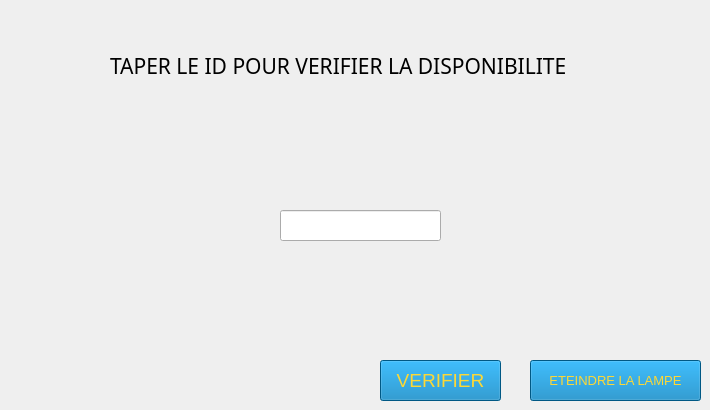
      <widget class="QWidget" name="tab_28">
       <attribute name="title">
        <string>Verification Arduino</string>
       </attribute>
       <widget class="QPushButton" name="btnVersArduinoAZ">
        <property name="geometry">
         <rect>
          <x>530</x>
          <y>360</y>
          <width>171</width>
          <height>41</height>
         </rect>
        </property>
        <property name="font">
         <font>
          <family>MS Shell Dlg 2</family>
          <pointsize>10</pointsize>
         </font>
        </property>
        <property name="styleSheet">
         <string notr="true">color: rgb(253, 216, 53);

background-color: rgb(0, 123, 185);</string>
        </property>
        <property name="text">
         <string>ETEINDRE LA LAMPE</string>
        </property>
       </widget>
       <widget class="QPushButton" name="btnVerifAZ">
        <property name="geometry">
         <rect>
          <x>380</x>
          <y>360</y>
          <width>121</width>
          <height>41</height>
         </rect>
        </property>
        <property name="font">
         <font>
          <family>MS Shell Dlg 2</family>
          <pointsize>14</pointsize>
         </font>
        </property>
        <property name="styleSheet">
         <string notr="true">color: rgb(253, 216, 53);

background-color: rgb(0, 123, 185);</string>
        </property>
        <property name="text">
         <string>VERIFIER</string>
        </property>
       </widget>
       <widget class="QLabel" name="label_49">
        <property name="geometry">
         <rect>
          <x>110</x>
          <y>30</y>
          <width>541</width>
          <height>71</height>
         </rect>
        </property>
        <property name="font">
         <font>
          <family>Bauhaus 93</family>
          <pointsize>16</pointsize>
          <weight>50</weight>
          <bold>false</bold>
         </font>
        </property>
        <property name="text">
         <string>TAPER LE ID POUR VERIFIER LA DISPONIBILITE</string>
        </property>
       </widget>
       <widget class="QLineEdit" name="lineEdit_6">
        <property name="geometry">
         <rect>
          <x>280</x>
          <y>210</y>
          <width>161</width>
          <height>31</height>
         </rect>
        </property>
       </widget>
      </widget>
